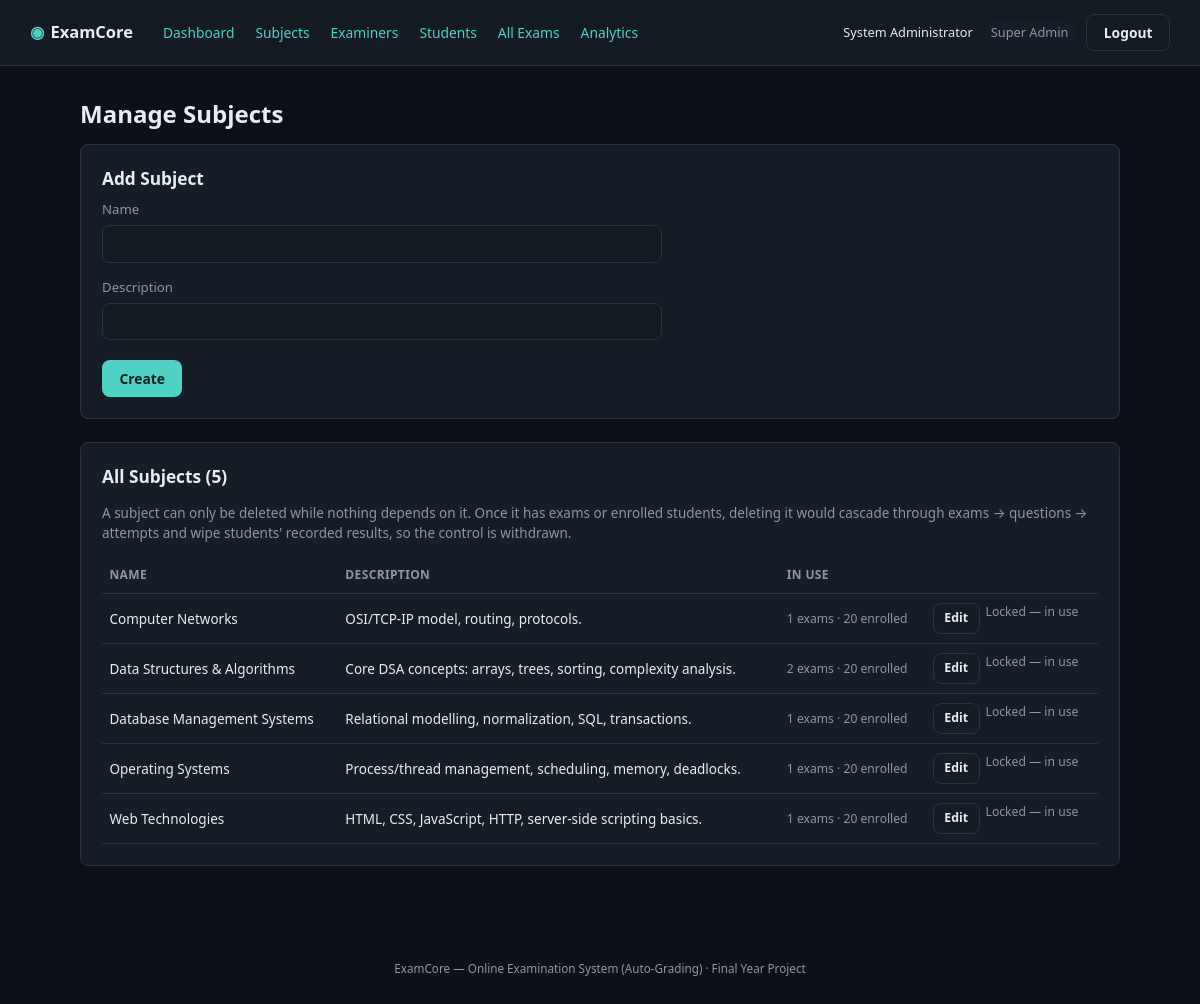
/index.php?route=admin/subjects (signed in), run on the app's committed database.
### tables this page shows
CREATE TABLE subjects (
    id            INT AUTO_INCREMENT PRIMARY KEY,
    name          VARCHAR(100) NOT NULL,
    description   TEXT NULL,
    created_by    INT NULL,
    created_at    TIMESTAMP NOT NULL DEFAULT CURRENT_TIMESTAMP,
    FOREIGN KEY (created_by) REFERENCES users(id) ON DELETE SET NULL
);

### app/controllers/AdminController.php (called while the page is built, shortened)
<?php
require_once __DIR__ . '/../models/Subject.php';
class AdminController
{
    public function subjects(): void
    {
        $editing = isset($_GET['edit']) ? Subject::find((int)$_GET['edit']) : null;
        $subjects = Subject::all();
        $pageTitle = 'Manage Subjects';
        require __DIR__ . '/../views/admin/subjects.php';
    }
}

### public/index.php (called while the page is built, shortened)
<?php
require_once __DIR__ . '/../core/helpers.php';
require_once __DIR__ . '/../core/Database.php';
require_once __DIR__ . '/../app/controllers/AdminController.php';
$router = new Router();
$router->get('login', fn() => (new AuthController())->showLogin());
$router->post('login', fn() => (new AuthController())->login());
$router->post('logout', fn() => (new AuthController())->logout());
$router->get('admin/dashboard', fn() => (new AdminController())->dashboard());
$router->get('admin/subjects', fn() => (new AdminController())->subjects());
$router->post('admin/subjects/store', fn() => (new AdminController())->subjectStore());
$router->post('admin/subjects/update', fn() => (new AdminController())->subjectUpdate());
$router->post('admin/subjects/delete', fn() => (new AdminController())->subjectDelete());
$router->get('admin/examiners', fn() => (new AdminController())->examiners());
$router->post('admin/examiners/store', fn() => (new AdminController())->examinerStore());
$router->post('admin/examiners/status', fn() => (new AdminController())->examinerToggleStatus());
$router->get('admin/students', fn() => (new AdminController())->students());
$router->post('admin/students/store', fn() => (new AdminController())->studentStore());
$router->post('admin/students/status', fn() => (new AdminController())->studentToggleStatus());
$router->get('admin/exams', fn() => (new AdminController())->exams());
$router->get('admin/analytics', fn() => (new AdminController())->analytics());
$router->get('examiner/dashboard', fn() => (new ExaminerController())->dashboard());
$router->get('examiner/exams', fn() => (new ExaminerController())->exams());
$router->get('examiner/exams/create', fn() => (new ExaminerController())->examCreateForm());
$router->post('examiner/exams/store', fn() => (new ExaminerController())->examStore());
$router->get('examiner/exams/edit', fn() => (new ExaminerController())->examEditForm());
$router->post('examiner/exams/update', fn() => (new ExaminerController())->examUpdate());
$router->post('examiner/exams/delete', fn() => (new ExaminerController())->examDelete());
$router->post('examiner/exams/publish', fn() => (new ExaminerController())->examPublishToggle());
$router->get('examiner/questions', fn() => (new ExaminerController())->questions());
$router->post('examiner/questions/store', fn() => (new ExaminerController())->questionStore());
$router->post('examiner/questions/update', fn() => (new ExaminerController())->questionUpdate());
$router->post('examiner/questions/delete', fn() => (new ExaminerController())->questionDelete());
$router->get('examiner/results', fn() => (new ExaminerController())->results());
$router->get('examiner/analytics', fn() => (new ExaminerController())->analytics());
$router->get('student/dashboard', fn() => (new StudentController())->dashboard());
$router->get('student/exams', fn() => (new StudentController())->exams());
$router->get('student/exam/start', fn() => (new StudentController())->examStart());
$router->get('student/exam/attempt', fn() => (new StudentController())->examAttempt());
$router->post('student/exam/autosave', fn() => (new StudentController())->autosave());
$router->post('student/exam/violation', fn() => (new StudentController())->violation());
$router->post('student/exam/submit', fn() => (new StudentController())->submit());
$router->get('student/results', fn() => (new StudentController())->results());
$router->get('student/results/view', fn() => (new StudentController())->resultView());
$route = $_GET['route'] ?? '';
$router->dispatch($_SERVER['REQUEST_METHOD'], $route);

### core/Router.php (called while the page is built, shortened)
<?php
class Router
{
    private array $routes = ['GET' => [], 'POST' => []];
    public function get(string $route, callable $handler): void
    {
        $this->routes['GET'][$route] = $handler;
    }
    public function post(string $route, callable $handler): void
    {
        $this->routes['POST'][$route] = $handler;
    }
    public function dispatch(string $method, string $route): void
    {
        $handler = $this->routes[$method][$route] ?? null;
        try {
            $handler();
        } catch (Throwable $e) {
            error_log($e->getMessage());
            http_response_code(500);
            require __DIR__ . '/../app/views/errors/500.php';
        }
    }
}

### core/helpers.php (called while the page is built, shortened)
<?php
function e(?string $value): string
{
    return htmlspecialchars($value ?? '', ENT_QUOTES, 'UTF-8');
}

### config/database.php (called while the page is built)
<?php
return [
    'host'     => '127.0.0.1',
    'port'     => 3306,
    'database' => 'online_examination_system',
    'username' => 'root',
    'password' => '',
    'charset'  => 'utf8mb4',
];

### core/Database.php (called while the page is built)
<?php
class Database
{
    private static ?PDO $instance = null;
    public static function connect(): PDO
    {
        if (self::$instance === null) {
            $config = require __DIR__ . '/../config/database.php';
            $dsn = sprintf(
                'mysql:host=%s;port=%d;dbname=%s;charset=%s',
                $config['host'],
                $config['port'],
                $config['database'],
                $config['charset']
            );
            self::$instance = new PDO($dsn, $config['username'], $config['password'], [
                PDO::ATTR_ERRMODE            => PDO::ERRMODE_EXCEPTION,
                PDO::ATTR_DEFAULT_FETCH_MODE => PDO::FETCH_ASSOC,
                PDO::ATTR_EMULATE_PREPARES   => false,
            ]);
        }
        return self::$instance;
    }
}

### app/models/Subject.php (called while the page is built, shortened)
<?php
require_once __DIR__ . '/../../core/Database.php';
class Subject
{
    public static function all(): array
    {
        return Database::connect()->query(
            'SELECT s.*,
                    (SELECT COUNT(*) FROM exams e WHERE e.subject_id = s.id) AS exam_count,
                    (SELECT COUNT(*) FROM student_subjects ss WHERE ss.subject_id = s.id) AS enrolment_count
             FROM subjects s
             ORDER BY s.name'
        )->fetchAll();
    }
}

### app/views/admin/subjects.php (the view, shortened to what this page needs)
<?php require __DIR__ . '/../partials/header.php'; ?>
<?php require __DIR__ . '/../partials/navbar.php'; ?>
<main class="page">
    <h1><?= e($pageTitle) ?></h1>
    <section class="card">
        <h2><?= $editing ? 'Edit Subject' : 'Add Subject' ?></h2>
        <form method="POST" action="/index.php?route=admin/subjects/<?= $editing ? 'update' : 'store' ?>" class="form-grid">
            <label>Name
                <input type="text" name="name" value="<?= e($editing['name'] ?? '') ?>" required>
            </label>
            <label>Description
                <input type="text" name="description" value="<?= e($editing['description'] ?? '') ?>">
            </label>
            <div class="form-actions">
                <button type="submit" class="btn btn-primary"><?= $editing ? 'Update' : 'Create' ?></button>
            </div>
        </form>
    </section>
    <section class="card">
        <h2>All Subjects (<?= count($subjects) ?>)</h2>
        <p class="muted">A subject can only be deleted while nothing depends on it. Once it has exams or enrolled students, deleting it would cascade through exams &rarr; questions &rarr; attempts and wipe students' recorded results, so the control is withdrawn.</p>
        <table class="data-table">
            <thead><tr><th>Name</th><th>Description</th><th>In use</th><th></th></tr></thead>
            <tbody>
            <?php foreach ($subjects as $subject): ?>
                <?php $inUse = (int)$subject['exam_count'] > 0 || (int)$subject['enrolment_count'] > 0; ?>
                <tr>
                    <td><?= e($subject['name']) ?></td>
                    <td><?= e($subject['description']) ?></td>
                    <td class="muted"><?= (int)$subject['exam_count'] ?> exams &middot; <?= (int)$subject['enrolment_count'] ?> enrolled</td>
                    <td class="row-actions">
                        <a class="btn btn-ghost btn-sm" href="/index.php?route=admin/subjects&edit=<?= (int)$subject['id'] ?>">Edit</a>
                        <?php if ($inUse): ?>
                            <span class="muted">Locked &mdash; in use</span>
                        <?php endif; ?>
                    </td>
                </tr>
            <?php endforeach; ?>
            </tbody>
        </table>
    </section>
</main>
<?php require __DIR__ . '/../partials/footer.php'; ?>

### public/assets/css/style.css (style rules this page uses)
:root { --bg: #0d1117; --bg-elevated: #151b23; --bg-card: #161d27; --border: #2a3341; --text: #e6edf3; --text-muted: #8b98a5; --accent: #4fd1c5; --accent-dark: #2fb3a6; --accent-contrast: #04211d; --danger: #f26d6d; --danger-bg: #3a1f22; --success: #6fd88a; --success-bg: #1c3324; --warning: #f2c46d; --warning-bg: #3a301c; --radius: 8px; --font: 'Segoe UI', system-ui, -apple-system, Roboto, sans-serif; --mono: 'Consolas', 'SFMono-Regular', Menlo, monospace; }
* { box-sizing: border-box; }
html, body { margin: 0; padding: 0; background: var(--bg); color: var(--text); font-family: var(--font); font-size: 15px; line-height: 1.5; }
a { color: var(--accent); text-decoration: none; }
h1, h2, h3 { font-weight: 600; margin: 0 0 0.5em; }
h1 { font-size: 1.6rem; }
h2 { font-size: 1.15rem; }
.muted { color: var(--text-muted); font-size: 0.9em; }
.btn { display: inline-block; padding: 0.55rem 1.1rem; border-radius: var(--radius); border: 1px solid transparent; font-size: 0.92rem; font-weight: 600; cursor: pointer; font-family: inherit; }
.btn-primary { background: var(--accent); color: var(--accent-contrast); }
.btn-ghost { background: transparent; color: var(--text); border-color: var(--border); }
.btn-sm { padding: 0.35rem 0.7rem; font-size: 0.82rem; }
.page { max-width: 1100px; margin: 0 auto; padding: 2rem; }
.card { background: var(--bg-card); border: 1px solid var(--border); border-radius: var(--radius); padding: 1.4rem; margin-bottom: 1.5rem; }
.data-table { width: 100%; border-collapse: collapse; font-size: 0.9rem; }
.data-table th, .data-table td { text-align: left; padding: 0.6rem 0.5rem; border-bottom: 1px solid var(--border); }
.data-table th { color: var(--text-muted); font-weight: 600; font-size: 0.8rem; text-transform: uppercase; letter-spacing: 0.03em; }
.row-actions { display: flex; gap: 0.4rem; flex-wrap: wrap; }
.form-grid { display: flex; flex-direction: column; gap: 1rem; max-width: 560px; }
.form-grid label { display: flex; flex-direction: column; gap: 0.35rem; font-size: 0.88rem; color: var(--text-muted); }
input[type=text], input[type=email], input[type=password], input[type=number], input[type=datetime-local], select, textarea { background: var(--bg-elevated); border: 1px solid var(--border); border-radius: var(--radius); color: var(--text); padding: 0.55rem 0.7rem; font-family: inherit; font-size: 0.92rem; }
.form-actions { display: flex; gap: 0.6rem; margin-top: 0.3rem; }

### data on the page
subjects: name "Computer Networks", description "OSI/TCP-IP model, routing, protocols.", exam_count "1", enrolment_count "20"
subjects: name "Data Structures & Algorithms", description "Core DSA concepts: arrays, trees, sorting, complexity analysis.", exam_count "2", enrolment_count "20"
subjects: name "Database Management Systems", description "Relational modelling, normalization, SQL, transactions.", exam_count "1", enrolment_count "20"
subjects: name "Operating Systems", description "Process/thread management, scheduling, memory, deadlocks.", exam_count "1", enrolment_count "20"
subjects: name "Web Technologies", description "HTML, CSS, JavaScript, HTTP, server-side scripting basics.", exam_count "1", enrolment_count "20"

### other printed values
$label "Dashboard"
$label "Subjects"
$label "Examiners"
$label "Students"
$label "All Exams"
$label "Analytics"
Auth::name() "System Administrator"
str_replace('_', ' ', $role) "Super Admin"
$pageTitle "Manage Subjects"
count($subjects) "5"
